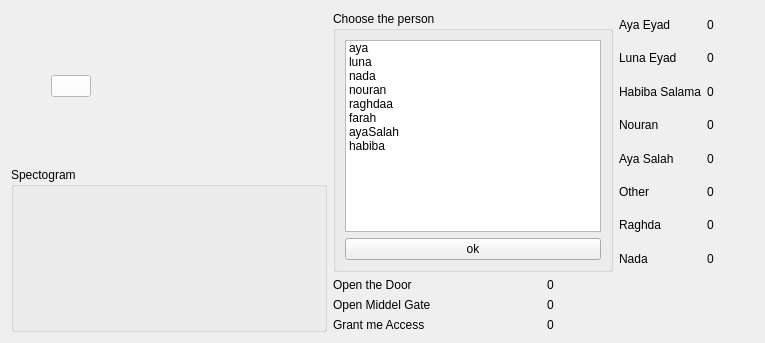
  <widget class="QWidget" name="centralwidget">
   <layout class="QHBoxLayout" name="horizontalLayout">
    <item>
     <layout class="QVBoxLayout" name="verticalLayout_2">
      <item>
       <layout class="QHBoxLayout" name="horizontalLayout_4">
        <item>
         <spacer name="horizontalSpacer_4">
          <property name="orientation">
           <enum>Qt::Horizontal</enum>
          </property>
          <property name="sizeHint" stdset="0">
           <size>
            <width>40</width>
            <height>20</height>
           </size>
          </property>
         </spacer>
        </item>
        <item>
         <widget class="QPushButton" name="record_btn">
          <property name="styleSheet">
           <string notr="true">background-color: rgb(255, 255, 255);</string>
          </property>
          <property name="text">
           <string/>
          </property>
          <property name="icon">
           <iconset>
            <normaloff>microphone-black-shape.png</normaloff>microphone-black-shape.png</iconset>
          </property>
          <property name="iconSize">
           <size>
            <width>150</width>
            <height>150</height>
           </size>
          </property>
         </widget>
        </item>
        <item>
         <spacer name="horizontalSpacer_3">
          <property name="orientation">
           <enum>Qt::Horizontal</enum>
          </property>
          <property name="sizeHint" stdset="0">
           <size>
            <width>40</width>
            <height>20</height>
           </size>
          </property>
         </spacer>
        </item>
        <item>
         <widget class="QLabel" name="label">
          <property name="sizePolicy">
           <sizepolicy hsizetype="Preferred" vsizetype="Preferred">
            <horstretch>150</horstretch>
            <verstretch>0</verstretch>
           </sizepolicy>
          </property>
          <property name="minimumSize">
           <size>
            <width>150</width>
            <height>150</height>
           </size>
          </property>
          <property name="maximumSize">
           <size>
            <width>150</width>
            <height>150</height>
           </size>
          </property>
          <property name="text">
           <string/>
          </property>
          <property name="pixmap">
           <pixmap>padlock-2.png</pixmap>
          </property>
          <property name="scaledContents">
           <bool>true</bool>
          </property>
         </widget>
        </item>
        <item>
         <spacer name="horizontalSpacer_5">
          <property name="orientation">
           <enum>Qt::Horizontal</enum>
          </property>
          <property name="sizeHint" stdset="0">
           <size>
            <width>40</width>
            <height>20</height>
           </size>
          </property>
         </spacer>
        </item>
       </layout>
      </item>
      <item>
       <widget class="QGroupBox" name="groupBox">
        <property name="sizePolicy">
         <sizepolicy hsizetype="Minimum" vsizetype="Minimum">
          <horstretch>0</horstretch>
          <verstretch>0</verstretch>
         </sizepolicy>
        </property>
        <property name="title">
         <string>Spectogram</string>
        </property>
        <layout class="QGridLayout" name="gridLayout">
         <item row="0" column="0">
          <widget class="QLabel" name="spectro_lbl">
           <property name="sizePolicy">
            <sizepolicy hsizetype="Minimum" vsizetype="Minimum">
             <horstretch>0</horstretch>
             <verstretch>0</verstretch>
            </sizepolicy>
           </property>
           <property name="text">
            <string/>
           </property>
          </widget>
         </item>
        </layout>
       </widget>
      </item>
     </layout>
    </item>
    <item>
     <layout class="QVBoxLayout" name="verticalLayout_3">
      <item>
       <layout class="QVBoxLayout" name="verticalLayout">
        <item>
         <layout class="QHBoxLayout" name="names2_layout">
          <item>
           <widget class="QGroupBox" name="groupBox_2">
            <property name="title">
             <string>Choose the person</string>
            </property>
            <layout class="QVBoxLayout" name="verticalLayout_4">
             <item>
              <widget class="QListWidget" name="listWidget">
               <property name="styleSheet">
                <string notr="true">font: 700 italic 16pt &quot;Segoe UI&quot;;
font: italic 12pt &quot;Segoe UI&quot;;</string>
               </property>
               <property name="selectionMode">
                <enum>QAbstractItemView::MultiSelection</enum>
               </property>
               <item>
                <property name="text">
                 <string>aya</string>
                </property>
               </item>
               <item>
                <property name="text">
                 <string>luna</string>
                </property>
               </item>
               <item>
                <property name="text">
                 <string>nada</string>
                </property>
               </item>
               <item>
                <property name="text">
                 <string>nouran</string>
                </property>
               </item>
               <item>
                <property name="text">
                 <string>raghdaa</string>
                </property>
               </item>
               <item>
                <property name="text">
                 <string>farah</string>
                </property>
               </item>
               <item>
                <property name="text">
                 <string>ayaSalah</string>
                </property>
               </item>
               <item>
                <property name="text">
                 <string>habiba</string>
                </property>
               </item>
              </widget>
             </item>
             <item>
              <widget class="QPushButton" name="pushButton_ok">
               <property name="text">
                <string>ok</string>
               </property>
              </widget>
             </item>
            </layout>
           </widget>
          </item>
          <item>
           <layout class="QGridLayout" name="names_layout">
            <item row="7" column="1">
             <widget class="QLabel" name="other_lbl">
              <property name="text">
               <string>0</string>
              </property>
             </widget>
            </item>
            <item row="9" column="0">
             <widget class="QLabel" name="label_10">
              <property name="styleSheet">
               <string notr="true"/>
              </property>
              <property name="text">
               <string>Nada</string>
              </property>
             </widget>
            </item>
            <item row="0" column="1">
             <widget class="QLabel" name="aya_eyad_lbl">
              <property name="text">
               <string>0</string>
              </property>
             </widget>
            </item>
            <item row="9" column="1">
             <widget class="QLabel" name="nada_lbl">
              <property name="text">
               <string>0</string>
              </property>
             </widget>
            </item>
            <item row="8" column="0">
             <widget class="QLabel" name="label_9">
              <property name="text">
               <string>Raghda</string>
              </property>
             </widget>
            </item>
            <item row="4" column="1">
             <widget class="QLabel" name="habiba_lbl">
              <property name="text">
               <string>0</string>
              </property>
             </widget>
            </item>
            <item row="8" column="1">
             <widget class="QLabel" name="raghda_lbl">
              <property name="text">
               <string>0</string>
              </property>
             </widget>
            </item>
            <item row="5" column="1">
             <widget class="QLabel" name="nouran_lbl">
              <property name="text">
               <string>0</string>
              </property>
             </widget>
            </item>
            <item row="6" column="1">
             <widget class="QLabel" name="aya_salah_lbl">
              <property name="text">
               <string>0</string>
              </property>
             </widget>
            </item>
            <item row="4" column="0">
             <widget class="QLabel" name="label_12">
              <property name="text">
               <string>Habiba Salama</string>
              </property>
             </widget>
            </item>
            <item row="5" column="0">
             <widget class="QLabel" name="label_13">
              <property name="text">
               <string>Nouran</string>
              </property>
             </widget>
            </item>
            <item row="3" column="1">
             <widget class="QLabel" name="luna_lbl">
              <property name="text">
               <string>0</string>
              </property>
             </widget>
            </item>
            <item row="7" column="0">
             <widget class="QLabel" name="label_15">
              <property name="text">
               <string>Other</string>
              </property>
             </widget>
            </item>
            <item row="3" column="0">
             <widget class="QLabel" name="label_11">
              <property name="text">
               <string>Luna Eyad</string>
              </property>
             </widget>
            </item>
            <item row="6" column="0">
             <widget class="QLabel" name="label_14">
              <property name="text">
               <string>Aya Salah</string>
              </property>
             </widget>
            </item>
            <item row="0" column="0">
             <widget class="QLabel" name="label_8">
              <property name="text">
               <string>Aya Eyad</string>
              </property>
             </widget>
            </item>
           </layout>
          </item>
          <item>
           <spacer name="horizontalSpacer_6">
            <property name="orientation">
             <enum>Qt::Horizontal</enum>
            </property>
            <property name="sizeType">
             <enum>QSizePolicy::Expanding</enum>
            </property>
            <property name="sizeHint" stdset="0">
             <size>
              <width>40</width>
              <height>20</height>
             </size>
            </property>
           </spacer>
          </item>
         </layout>
        </item>
       </layout>
      </item>
      <item>
       <layout class="QGridLayout" name="gridLayout_2">
        <item row="0" column="0">
         <widget class="QLabel" name="label_2">
          <property name="styleSheet">
           <string notr="true">font: 800 16pt &quot;Cairo ExtraBold&quot;;</string>
          </property>
          <property name="text">
           <string>Open the Door</string>
          </property>
         </widget>
        </item>
        <item row="0" column="1">
         <widget class="QLabel" name="OTD_lbl">
          <property name="styleSheet">
           <string notr="true">font: 700 20pt &quot;Script MT Bold&quot;;</string>
          </property>
          <property name="text">
           <string>0</string>
          </property>
         </widget>
        </item>
        <item row="1" column="0">
         <widget class="QLabel" name="label_3">
          <property name="styleSheet">
           <string notr="true">font: 800 16pt &quot;Cairo ExtraBold&quot;;</string>
          </property>
          <property name="text">
           <string>Open Middel Gate</string>
          </property>
         </widget>
        </item>
        <item row="1" column="1">
         <widget class="QLabel" name="OMG_lbl">
          <property name="styleSheet">
           <string notr="true">font: 700 20pt &quot;Script MT Bold&quot;;</string>
          </property>
          <property name="text">
           <string>0</string>
          </property>
         </widget>
        </item>
        <item row="2" column="0">
         <widget class="QLabel" name="label_4">
          <property name="styleSheet">
           <string notr="true">font: 800 16pt &quot;Cairo ExtraBold&quot;;</string>
          </property>
          <property name="text">
           <string>Grant me Access</string>
          </property>
         </widget>
        </item>
        <item row="2" column="1">
         <widget class="QLabel" name="GMA_lbl">
          <property name="styleSheet">
           <string notr="true">font: 700 20pt &quot;Script MT Bold&quot;;</string>
          </property>
          <property name="text">
           <string>0</string>
          </property>
         </widget>
        </item>
       </layout>
      </item>
     </layout>
    </item>
   </layout>
  </widget>
